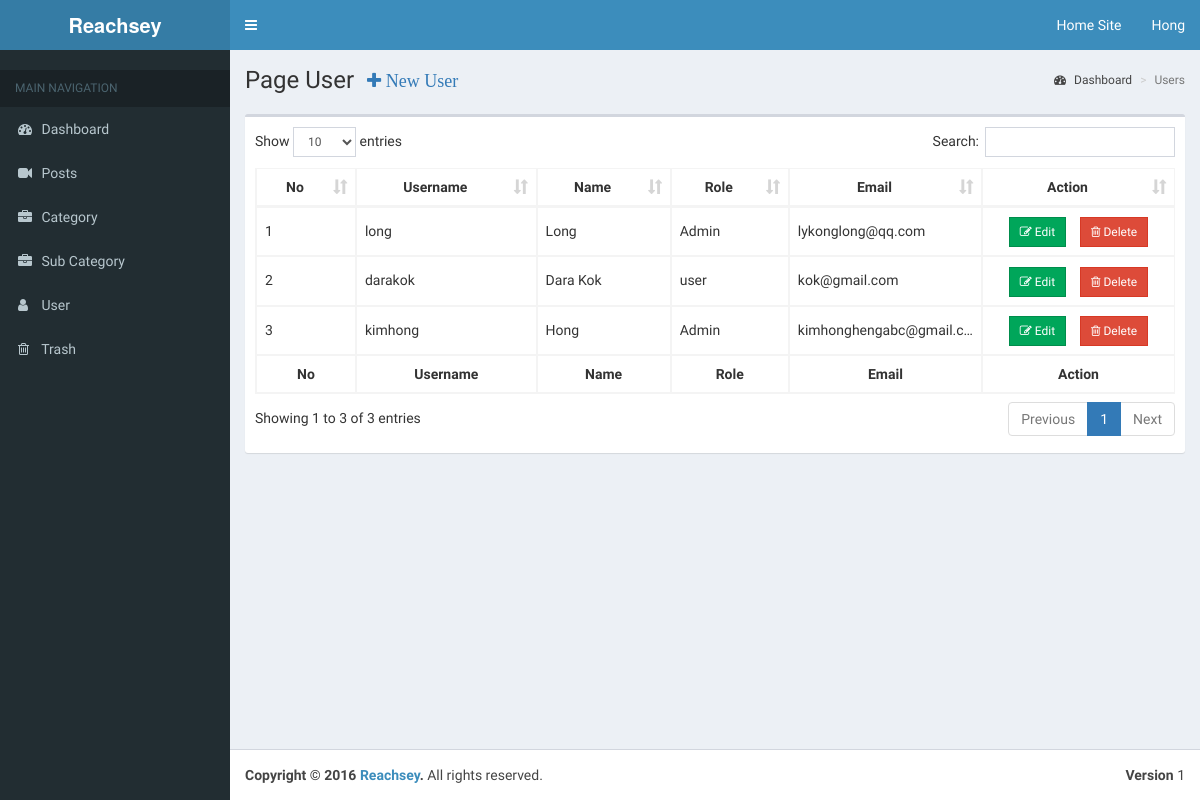
The page /admin/pages/users.php (signed in) on the database its author committed.
### tables this page shows
CREATE TABLE `users` (
  `user_id` int(20) NOT NULL AUTO_INCREMENT,
  `user_name` varchar(255) NOT NULL,
  `name` varchar(255) NOT NULL,
  `user_email` varchar(255) NOT NULL,
  `user_role` varchar(255) NOT NULL,
  `user_password` varchar(255) NOT NULL,
  PRIMARY KEY (`user_id`)
);

### admin/pages/include/view_all_user.php (the view, shortened to what this page needs)
<section class="content-header">
    <h1>
        Page User<button type="button" class="btn btn-link" data-toggle="modal" data-target="#myModal"><i style="font-size: large;" class="fa fa-plus">&nbsp;New User</i></button>
    </h1>
    <ol class="breadcrumb">
        <li><a href="../dashboard.php"><i class="fa fa-dashboard"></i> Dashboard</a></li>
        <li class="active">Users</li>
    </ol>
</section>
<section class="content">
    <div class="row">
        <div class="col-xs-12">
            <div class="box">
                <div class="box-body">
                    <table id="example1" class="table table-bordered table-hover">
                        <thead>
                        <tr>
                            <th>No</th>
                            <th>Username</th>
                            <th>Name</th>
                            <th>Role</th>
                            <th>Email</th>
                            <th>Action</th>
                        </tr>
                        </thead>
                        <tbody>
                        <?php
                        $query="select * from users";
                        $select_user=mysqli_query($connection,$query);
                        $n = mysqli_num_rows($select_user);
                        while($row = mysqli_fetch_assoc($select_user)){
                            $user_id= $row['user_id'];
                            $user_name= $row['user_name'];
                            $name= $row['name'];
                            $user_role= $row['user_role'];
                            $user_email= $row['user_email'];
                            ?>
                            <tr>
                                <td style="line-height: 30px;font-size:;"><?php echo $n;?></td>
                                <td style="line-height: 30px;font-size:;"><?php echo $user_name;?></td>
                                <td style="line-height: 30px;font-size:;"><?php echo $name;?></td>
                                <td style="line-height: 30px;font-size:;"><?php echo $user_role;?></td>
                                <td style="line-height: 30px;font-size:;"><?php echo $user_email;?></td>
                                <td align="center" style="line-height: 30px;font-size:;" ><a href="users.php?action=edit_user&user_id=<?php echo $user_id; ?>" class="btn btn-success btn-flat btn-sm"><i class="fa fa-edit"></i> Edit</a>&nbsp;&nbsp;&nbsp;&nbsp;<a href="users.php?delete=<?php echo $user_id;?>" onclick="return confirm('Are your sure?')" class="btn btn-danger btn-flat btn-sm"><i class="fa fa-trash-o"></i> Delete</a></td>
                            </tr>
                            <?php
                            $n--;
                        }
                        ?>
                        </tbody>
                        <tfoot>
                        <tr>
                            <th>No</th>
                            <th>Username</th>
                            <th>Name</th>
                            <th>Role</th>
                            <th>Email</th>
                            <th>Action</th>
                        </tr>
                        </tfoot>
                    </table>
                </div>
            </div>
        </div>
    </div>
</section>

### admin/pages/include/navigation.php (shortened to what this page needs)
<header class="main-header">
  <a href="index2.html" class="logo">
    <span class="logo-lg"><b>Reachsey</b></span>
  </a>
  <nav class="navbar navbar-static-top">
    <a href="#" class="sidebar-toggle" data-toggle="offcanvas" role="button">
    </a>
    <div class="navbar-custom-menu">
      <ul class="nav navbar-nav">
        <li class="dropdown messages-menu">
          <a href="#">Home Site</a>
        </li>
        <li class="dropdown user user-menu">
          <a href="#" class="dropdown-toggle" data-toggle="dropdown">
            <span class="hidden-xs"><?php echo $name;?></span>
          </a>
        </li>
      </ul>
    </div>
  </nav>
</header>
<aside class="main-sidebar">
  <section class="sidebar">
    <div class="user-panel">
    </div>
    <ul class="sidebar-menu">
      <li class="header">MAIN NAVIGATION</li>
      <?php
        if($user_role=='Admin'){
      ?>
      <li>
        <a href="dashboard.php">
          <i class="fa fa-dashboard"></i> <span>Dashboard</span>
        </a>
      </li>
      <li>
        <a href="posts.php">
          <i class="fa fa-video-camera"></i> <span>Posts</span>
        </a>
      </li>
      <li>
        <a href="category.php">
          <i class="fa fa-briefcase"></i> <span>Category</span>
        </a>
      </li>
      <li>
         <a href="sub_category.php">
           <i class="fa fa-briefcase"></i> <span>Sub Category</span>
         </a>
      </li>
      <li>
        <a href="users.php">
          <i class="fa fa-user"></i> <span>User</span>
        </a>
      </li>
    <li>
        <a href="trash.php">
            <i class="fa fa-trash-o"></i> <span>Trash</span>
        </a>
    </li>
      <?php
        }
      ?>
    </ul>
  </section>
</aside>

### admin/pages/include/view_all_user.php (style rules this page uses)
th { text-align: center; }
td,th { max-width: 130px; overflow:hidden; white-space: nowrap; text-overflow: ellipsis; }

### rows shown on the page
users: name "Hong", user_name "kimhong", user_role "Admin", user_email "kimhonghengabc@gmail.…"
users: user_name "darakok", name "Dara Kok", user_role "user", user_email "kok@gmail.com"
users: user_name "long", name "Long", user_role "Admin", user_email "lykonglong@qq.com"
